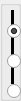
  <widget class="QGroupBox" name="groupBox">
   <property name="geometry">
    <rect>
     <x>359</x>
     <y>207</y>
     <width>21</width>
     <height>101</height>
    </rect>
   </property>
   <property name="layoutDirection">
    <enum>Qt::RightToLeft</enum>
   </property>
   <property name="title">
    <string/>
   </property>
   <property name="alignment">
    <set>Qt::AlignLeading|Qt::AlignLeft|Qt::AlignVCenter</set>
   </property>
   <widget class="QRadioButton" name="load1Battery2">
    <property name="geometry">
     <rect>
      <x>0</x>
      <y>50</y>
      <width>21</width>
      <height>22</height>
     </rect>
    </property>
    <property name="text">
     <string/>
    </property>
   </widget>
   <widget class="QRadioButton" name="load1Battery1">
    <property name="geometry">
     <rect>
      <x>0</x>
      <y>20</y>
      <width>21</width>
      <height>22</height>
     </rect>
    </property>
    <property name="text">
     <string/>
    </property>
    <property name="checked">
     <bool>true</bool>
    </property>
   </widget>
   <widget class="QRadioButton" name="load1Battery3">
    <property name="geometry">
     <rect>
      <x>0</x>
      <y>80</y>
      <width>21</width>
      <height>22</height>
     </rect>
    </property>
    <property name="text">
     <string/>
    </property>
   </widget>
   <widget class="Line" name="load1line1">
    <property name="geometry">
     <rect>
      <x>2</x>
      <y>35</y>
      <width>20</width>
      <height>20</height>
     </rect>
    </property>
    <property name="frameShadow">
     <enum>QFrame::Plain</enum>
    </property>
    <property name="lineWidth">
     <number>3</number>
    </property>
    <property name="orientation">
     <enum>Qt::Vertical</enum>
    </property>
   </widget>
   <widget class="Line" name="load1line2">
    <property name="geometry">
     <rect>
      <x>2</x>
      <y>64</y>
      <width>20</width>
      <height>20</height>
     </rect>
    </property>
    <property name="frameShadow">
     <enum>QFrame::Plain</enum>
    </property>
    <property name="lineWidth">
     <number>3</number>
    </property>
    <property name="orientation">
     <enum>Qt::Vertical</enum>
    </property>
   </widget>
   <widget class="Line" name="load1line3">
    <property name="geometry">
     <rect>
      <x>2</x>
      <y>10</y>
      <width>20</width>
      <height>16</height>
     </rect>
    </property>
    <property name="frameShadow">
     <enum>QFrame::Plain</enum>
    </property>
    <property name="lineWidth">
     <number>3</number>
    </property>
    <property name="orientation">
     <enum>Qt::Vertical</enum>
    </property>
   </widget>
   <zorder>load1line2</zorder>
   <zorder>load1line3</zorder>
   <zorder>load1line1</zorder>
   <zorder>load1Battery2</zorder>
   <zorder>load1Battery3</zorder>
   <zorder>load1Battery1</zorder>
  </widget>
